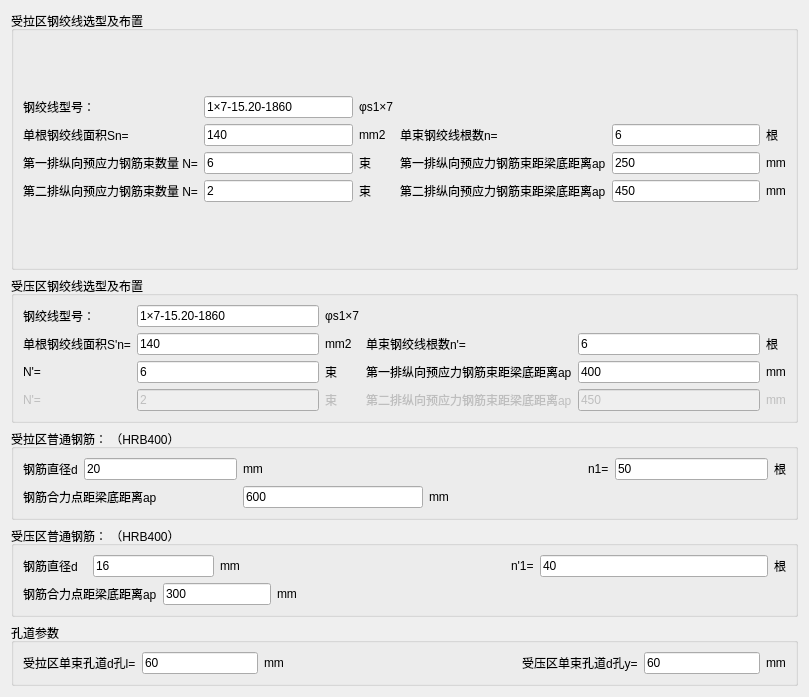
                <widget class="QWidget" name="scrollAreaWidgetContents_4">
                 <property name="geometry">
                  <rect>
                   <x>0</x>
                   <y>0</y>
                   <width>809</width>
                   <height>697</height>
                  </rect>
                 </property>
                 <layout class="QVBoxLayout" name="verticalLayout_10">
                  <item>
                   <widget class="QGroupBox" name="groupBox_3">
                    <property name="sizePolicy">
                     <sizepolicy hsizetype="Expanding" vsizetype="Expanding">
                      <horstretch>0</horstretch>
                      <verstretch>0</verstretch>
                     </sizepolicy>
                    </property>
                    <property name="title">
                     <string>受拉区钢绞线选型及布置</string>
                    </property>
                    <layout class="QVBoxLayout" name="verticalLayout_6">
                     <item>
                      <layout class="QGridLayout" name="gridLayout_3">
                       <item row="2" column="6">
                        <widget class="QLineEdit" name="lineEdit_14">
                         <property name="text">
                          <string>250</string>
                         </property>
                         <property name="placeholderText">
                          <string>250</string>
                         </property>
                        </widget>
                       </item>
                       <item row="1" column="0">
                        <widget class="QLabel" name="label_20">
                         <property name="text">
                          <string>单根钢绞线面积Sn=</string>
                         </property>
                        </widget>
                       </item>
                       <item row="2" column="2">
                        <widget class="QLabel" name="label_44">
                         <property name="text">
                          <string>束</string>
                         </property>
                        </widget>
                       </item>
                       <item row="0" column="1">
                        <widget class="QLineEdit" name="lineEdit_10">
                         <property name="text">
                          <string>1×7-15.20-1860</string>
                         </property>
                         <property name="placeholderText">
                          <string>1×7-15.20-1860</string>
                         </property>
                        </widget>
                       </item>
                       <item row="3" column="2">
                        <widget class="QLabel" name="label_45">
                         <property name="text">
                          <string>束</string>
                         </property>
                        </widget>
                       </item>
                       <item row="3" column="4" colspan="2">
                        <widget class="QLabel" name="label_25">
                         <property name="text">
                          <string>第二排纵向预应力钢筋束距梁底距离ap</string>
                         </property>
                        </widget>
                       </item>
                       <item row="1" column="2">
                        <widget class="QLabel" name="label_42">
                         <property name="text">
                          <string>mm2</string>
                         </property>
                        </widget>
                       </item>
                       <item row="3" column="6">
                        <widget class="QLineEdit" name="lineEdit_16">
                         <property name="text">
                          <string>450</string>
                         </property>
                         <property name="placeholderText">
                          <string>450</string>
                         </property>
                        </widget>
                       </item>
                       <item row="2" column="0">
                        <widget class="QLabel" name="label_22">
                         <property name="text">
                          <string>第一排纵向预应力钢筋束数量 N=</string>
                         </property>
                        </widget>
                       </item>
                       <item row="1" column="6">
                        <widget class="QLineEdit" name="lineEdit_12">
                         <property name="text">
                          <string>6</string>
                         </property>
                         <property name="placeholderText">
                          <string>6</string>
                         </property>
                        </widget>
                       </item>
                       <item row="0" column="2">
                        <widget class="QLabel" name="label_41">
                         <property name="text">
                          <string>φs1×7</string>
                         </property>
                        </widget>
                       </item>
                       <item row="1" column="7">
                        <widget class="QLabel" name="label_43">
                         <property name="text">
                          <string>根</string>
                         </property>
                        </widget>
                       </item>
                       <item row="3" column="1">
                        <widget class="QLineEdit" name="lineEdit_15">
                         <property name="text">
                          <string>2</string>
                         </property>
                         <property name="placeholderText">
                          <string>2</string>
                         </property>
                        </widget>
                       </item>
                       <item row="1" column="1">
                        <widget class="QLineEdit" name="lineEdit_11">
                         <property name="text">
                          <string>140</string>
                         </property>
                         <property name="placeholderText">
                          <string>140</string>
                         </property>
                        </widget>
                       </item>
                       <item row="2" column="7">
                        <widget class="QLabel" name="label_46">
                         <property name="text">
                          <string>mm</string>
                         </property>
                        </widget>
                       </item>
                       <item row="2" column="4" colspan="2">
                        <widget class="QLabel" name="label_23">
                         <property name="text">
                          <string>第一排纵向预应力钢筋束距梁底距离ap</string>
                         </property>
                        </widget>
                       </item>
                       <item row="0" column="0">
                        <widget class="QLabel" name="label_19">
                         <property name="text">
                          <string>钢绞线型号：</string>
                         </property>
                        </widget>
                       </item>
                       <item row="1" column="4" colspan="2">
                        <widget class="QLabel" name="label_21">
                         <property name="text">
                          <string>单束钢绞线根数n=</string>
                         </property>
                        </widget>
                       </item>
                       <item row="3" column="0">
                        <widget class="QLabel" name="label_24">
                         <property name="text">
                          <string>第二排纵向预应力钢筋束数量 N=</string>
                         </property>
                        </widget>
                       </item>
                       <item row="2" column="1">
                        <widget class="QLineEdit" name="lineEdit_13">
                         <property name="text">
                          <string>6</string>
                         </property>
                         <property name="placeholderText">
                          <string>6</string>
                         </property>
                        </widget>
                       </item>
                       <item row="3" column="7">
                        <widget class="QLabel" name="label_47">
                         <property name="text">
                          <string>mm</string>
                         </property>
                        </widget>
                       </item>
                      </layout>
                     </item>
                    </layout>
                   </widget>
                  </item>
                  <item>
                   <widget class="QGroupBox" name="groupBox_4">
                    <property name="enabled">
                     <bool>true</bool>
                    </property>
                    <property name="title">
                     <string>受压区钢绞线选型及布置</string>
                    </property>
                    <layout class="QVBoxLayout" name="verticalLayout_3">
                     <item>
                      <layout class="QGridLayout" name="gridLayout_4">
                       <item row="0" column="0">
                        <widget class="QLabel" name="label_26">
                         <property name="text">
                          <string>钢绞线型号：</string>
                         </property>
                        </widget>
                       </item>
                       <item row="0" column="1">
                        <widget class="QLineEdit" name="lineEdit_17">
                         <property name="text">
                          <string>1×7-15.20-1860</string>
                         </property>
                         <property name="placeholderText">
                          <string>1×7-15.20-1860</string>
                         </property>
                        </widget>
                       </item>
                       <item row="0" column="2">
                        <widget class="QLabel" name="label_48">
                         <property name="text">
                          <string>φs1×7</string>
                         </property>
                        </widget>
                       </item>
                       <item row="1" column="0">
                        <widget class="QLabel" name="label_27">
                         <property name="text">
                          <string>单根钢绞线面积S'n=</string>
                         </property>
                        </widget>
                       </item>
                       <item row="1" column="1">
                        <widget class="QLineEdit" name="lineEdit_18">
                         <property name="text">
                          <string>140</string>
                         </property>
                         <property name="placeholderText">
                          <string>140</string>
                         </property>
                        </widget>
                       </item>
                       <item row="1" column="2">
                        <widget class="QLabel" name="label_49">
                         <property name="text">
                          <string>mm2</string>
                         </property>
                        </widget>
                       </item>
                       <item row="1" column="3">
                        <widget class="QLabel" name="label_28">
                         <property name="text">
                          <string>单束钢绞线根数n'=</string>
                         </property>
                        </widget>
                       </item>
                       <item row="1" column="4">
                        <widget class="QLineEdit" name="lineEdit_19">
                         <property name="text">
                          <string>6</string>
                         </property>
                         <property name="placeholderText">
                          <string>6</string>
                         </property>
                        </widget>
                       </item>
                       <item row="1" column="5">
                        <widget class="QLabel" name="label_52">
                         <property name="text">
                          <string>根</string>
                         </property>
                        </widget>
                       </item>
                       <item row="2" column="0">
                        <widget class="QLabel" name="label_29">
                         <property name="enabled">
                          <bool>true</bool>
                         </property>
                         <property name="text">
                          <string>N'=</string>
                         </property>
                        </widget>
                       </item>
                       <item row="2" column="1">
                        <widget class="QLineEdit" name="lineEdit_20">
                         <property name="text">
                          <string>6</string>
                         </property>
                         <property name="placeholderText">
                          <string>6</string>
                         </property>
                        </widget>
                       </item>
                       <item row="2" column="2">
                        <widget class="QLabel" name="label_50">
                         <property name="text">
                          <string>束</string>
                         </property>
                        </widget>
                       </item>
                       <item row="2" column="3">
                        <widget class="QLabel" name="label_30">
                         <property name="text">
                          <string>第一排纵向预应力钢筋束距梁底距离ap</string>
                         </property>
                        </widget>
                       </item>
                       <item row="2" column="4">
                        <widget class="QLineEdit" name="lineEdit_21">
                         <property name="text">
                          <string>400</string>
                         </property>
                         <property name="placeholderText">
                          <string>400</string>
                         </property>
                        </widget>
                       </item>
                       <item row="2" column="5">
                        <widget class="QLabel" name="label_53">
                         <property name="text">
                          <string>mm</string>
                         </property>
                        </widget>
                       </item>
                       <item row="3" column="0">
                        <widget class="QLabel" name="label_31">
                         <property name="enabled">
                          <bool>false</bool>
                         </property>
                         <property name="text">
                          <string>N'=</string>
                         </property>
                        </widget>
                       </item>
                       <item row="3" column="1">
                        <widget class="QLineEdit" name="lineEdit_22">
                         <property name="enabled">
                          <bool>false</bool>
                         </property>
                         <property name="text">
                          <string>2</string>
                         </property>
                         <property name="placeholderText">
                          <string>2</string>
                         </property>
                        </widget>
                       </item>
                       <item row="3" column="2">
                        <widget class="QLabel" name="label_51">
                         <property name="enabled">
                          <bool>false</bool>
                         </property>
                         <property name="text">
                          <string>束</string>
                         </property>
                        </widget>
                       </item>
                       <item row="3" column="3">
                        <widget class="QLabel" name="label_32">
                         <property name="enabled">
                          <bool>false</bool>
                         </property>
                         <property name="text">
                          <string>第二排纵向预应力钢筋束距梁底距离ap</string>
                         </property>
                        </widget>
                       </item>
                       <item row="3" column="4">
                        <widget class="QLineEdit" name="lineEdit_23">
                         <property name="enabled">
                          <bool>false</bool>
                         </property>
                         <property name="text">
                          <string>450</string>
                         </property>
                         <property name="placeholderText">
                          <string>450</string>
                         </property>
                        </widget>
                       </item>
                       <item row="3" column="5">
                        <widget class="QLabel" name="label_54">
                         <property name="enabled">
                          <bool>false</bool>
                         </property>
                         <property name="text">
                          <string>mm</string>
                         </property>
                        </widget>
                       </item>
                      </layout>
                     </item>
                    </layout>
                   </widget>
                  </item>
                  <item>
                   <widget class="QGroupBox" name="groupBox_5">
                    <property name="enabled">
                     <bool>true</bool>
                    </property>
                    <property name="title">
                     <string>受拉区普通钢筋： （HRB400）</string>
                    </property>
                    <layout class="QVBoxLayout" name="verticalLayout_7">
                     <item>
                      <layout class="QGridLayout" name="gridLayout_5">
                       <item row="0" column="8">
                        <widget class="QLabel" name="label_34">
                         <property name="text">
                          <string>n1=</string>
                         </property>
                        </widget>
                       </item>
                       <item row="0" column="10">
                        <widget class="QLabel" name="label_56">
                         <property name="text">
                          <string>根</string>
                         </property>
                        </widget>
                       </item>
                       <item row="0" column="1">
                        <widget class="QLineEdit" name="lineEdit_24">
                         <property name="text">
                          <string>20</string>
                         </property>
                         <property name="placeholderText">
                          <string>20</string>
                         </property>
                        </widget>
                       </item>
                       <item row="3" column="0" colspan="2">
                        <widget class="QLabel" name="label_35">
                         <property name="text">
                          <string>钢筋合力点距梁底距离ap</string>
                         </property>
                        </widget>
                       </item>
                       <item row="3" column="2" colspan="2">
                        <widget class="QLineEdit" name="lineEdit_26">
                         <property name="text">
                          <string>600</string>
                         </property>
                         <property name="placeholderText">
                          <string>600</string>
                         </property>
                        </widget>
                       </item>
                       <item row="0" column="3">
                        <spacer name="horizontalSpacer_8">
                         <property name="orientation">
                          <enum>Qt::Horizontal</enum>
                         </property>
                         <property name="sizeHint" stdset="0">
                          <size>
                           <width>40</width>
                           <height>20</height>
                          </size>
                         </property>
                        </spacer>
                       </item>
                       <item row="0" column="2">
                        <widget class="QLabel" name="label_55">
                         <property name="text">
                          <string>mm</string>
                         </property>
                        </widget>
                       </item>
                       <item row="0" column="9">
                        <widget class="QLineEdit" name="lineEdit_25">
                         <property name="text">
                          <string>50</string>
                         </property>
                         <property name="placeholderText">
                          <string>50</string>
                         </property>
                        </widget>
                       </item>
                       <item row="3" column="5">
                        <widget class="QLabel" name="label_57">
                         <property name="text">
                          <string>mm</string>
                         </property>
                        </widget>
                       </item>
                       <item row="0" column="0">
                        <widget class="QLabel" name="label_33">
                         <property name="text">
                          <string>钢筋直径d</string>
                         </property>
                        </widget>
                       </item>
                       <item row="0" column="5">
                        <spacer name="horizontalSpacer_11">
                         <property name="orientation">
                          <enum>Qt::Horizontal</enum>
                         </property>
                         <property name="sizeHint" stdset="0">
                          <size>
                           <width>40</width>
                           <height>20</height>
                          </size>
                         </property>
                        </spacer>
                       </item>
                      </layout>
                     </item>
                    </layout>
                   </widget>
                  </item>
                  <item>
                   <widget class="QGroupBox" name="groupBox_6">
                    <property name="title">
                     <string>受压区普通钢筋： （HRB400）</string>
                    </property>
                    <layout class="QVBoxLayout" name="verticalLayout_8">
                     <item>
                      <layout class="QGridLayout" name="gridLayout_6">
                       <item row="0" column="0">
                        <widget class="QLabel" name="label_36">
                         <property name="text">
                          <string>钢筋直径d</string>
                         </property>
                        </widget>
                       </item>
                       <item row="0" column="1" colspan="2">
                        <widget class="QLineEdit" name="lineEdit_27">
                         <property name="text">
                          <string>16</string>
                         </property>
                         <property name="placeholderText">
                          <string>16</string>
                         </property>
                        </widget>
                       </item>
                       <item row="0" column="3">
                        <widget class="QLabel" name="label_58">
                         <property name="text">
                          <string>mm</string>
                         </property>
                        </widget>
                       </item>
                       <item row="0" column="4">
                        <spacer name="horizontalSpacer_6">
                         <property name="orientation">
                          <enum>Qt::Horizontal</enum>
                         </property>
                         <property name="sizeHint" stdset="0">
                          <size>
                           <width>40</width>
                           <height>20</height>
                          </size>
                         </property>
                        </spacer>
                       </item>
                       <item row="0" column="5">
                        <widget class="QLabel" name="label_37">
                         <property name="text">
                          <string>n'1=</string>
                         </property>
                        </widget>
                       </item>
                       <item row="0" column="6">
                        <widget class="QLineEdit" name="lineEdit_28">
                         <property name="text">
                          <string>40</string>
                         </property>
                         <property name="placeholderText">
                          <string>40</string>
                         </property>
                        </widget>
                       </item>
                       <item row="0" column="7">
                        <widget class="QLabel" name="label_59">
                         <property name="text">
                          <string>根</string>
                         </property>
                        </widget>
                       </item>
                       <item row="1" column="0" colspan="2">
                        <widget class="QLabel" name="label_38">
                         <property name="text">
                          <string>钢筋合力点距梁底距离ap</string>
                         </property>
                        </widget>
                       </item>
                       <item row="1" column="2" colspan="2">
                        <widget class="QLineEdit" name="lineEdit_29">
                         <property name="text">
                          <string>300</string>
                         </property>
                         <property name="placeholderText">
                          <string>300</string>
                         </property>
                        </widget>
                       </item>
                       <item row="1" column="4">
                        <widget class="QLabel" name="label_60">
                         <property name="text">
                          <string>mm</string>
                         </property>
                        </widget>
                       </item>
                      </layout>
                     </item>
                    </layout>
                   </widget>
                  </item>
                  <item>
                   <widget class="QGroupBox" name="groupBox_7">
                    <property name="title">
                     <string>孔道参数</string>
                    </property>
                    <layout class="QVBoxLayout" name="verticalLayout_9">
                     <item>
                      <layout class="QHBoxLayout" name="horizontalLayout_5">
                       <item>
                        <widget class="QLabel" name="label_39">
                         <property name="text">
                          <string>受拉区单束孔道d孔l=</string>
                         </property>
                        </widget>
                       </item>
                       <item>
                        <widget class="QLineEdit" name="lineEdit_30">
                         <property name="text">
                          <string>60</string>
                         </property>
                         <property name="placeholderText">
                          <string>60</string>
                         </property>
                        </widget>
                       </item>
                       <item>
                        <widget class="QLabel" name="label_61">
                         <property name="text">
                          <string>mm</string>
                         </property>
                        </widget>
                       </item>
                       <item>
                        <spacer name="horizontalSpacer_7">
                         <property name="orientation">
                          <enum>Qt::Horizontal</enum>
                         </property>
                         <property name="sizeHint" stdset="0">
                          <size>
                           <width>40</width>
                           <height>20</height>
                          </size>
                         </property>
                        </spacer>
                       </item>
                       <item>
                        <spacer name="horizontalSpacer_9">
                         <property name="orientation">
                          <enum>Qt::Horizontal</enum>
                         </property>
                         <property name="sizeHint" stdset="0">
                          <size>
                           <width>40</width>
                           <height>20</height>
                          </size>
                         </property>
                        </spacer>
                       </item>
                       <item>
                        <widget class="QLabel" name="label_40">
                         <property name="text">
                          <string>受压区单束孔道d孔y=</string>
                         </property>
                        </widget>
                       </item>
                       <item>
                        <widget class="QLineEdit" name="lineEdit_31">
                         <property name="text">
                          <string>60</string>
                         </property>
                         <property name="placeholderText">
                          <string>60</string>
                         </property>
                        </widget>
                       </item>
                       <item>
                        <widget class="QLabel" name="label_62">
                         <property name="text">
                          <string>mm</string>
                         </property>
                        </widget>
                       </item>
                      </layout>
                     </item>
                    </layout>
                   </widget>
                  </item>
                 </layout>
                </widget>
